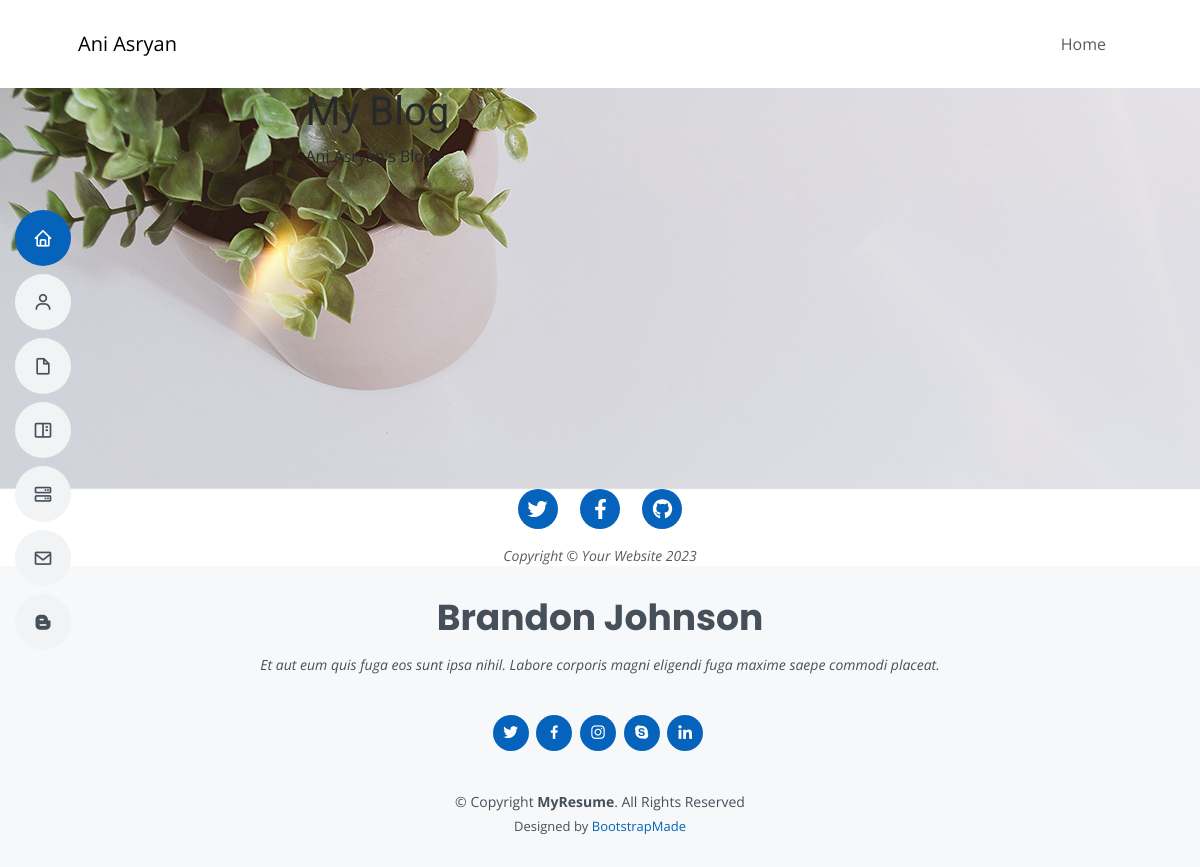
/blog/, run on an earlier commit of the app's database.
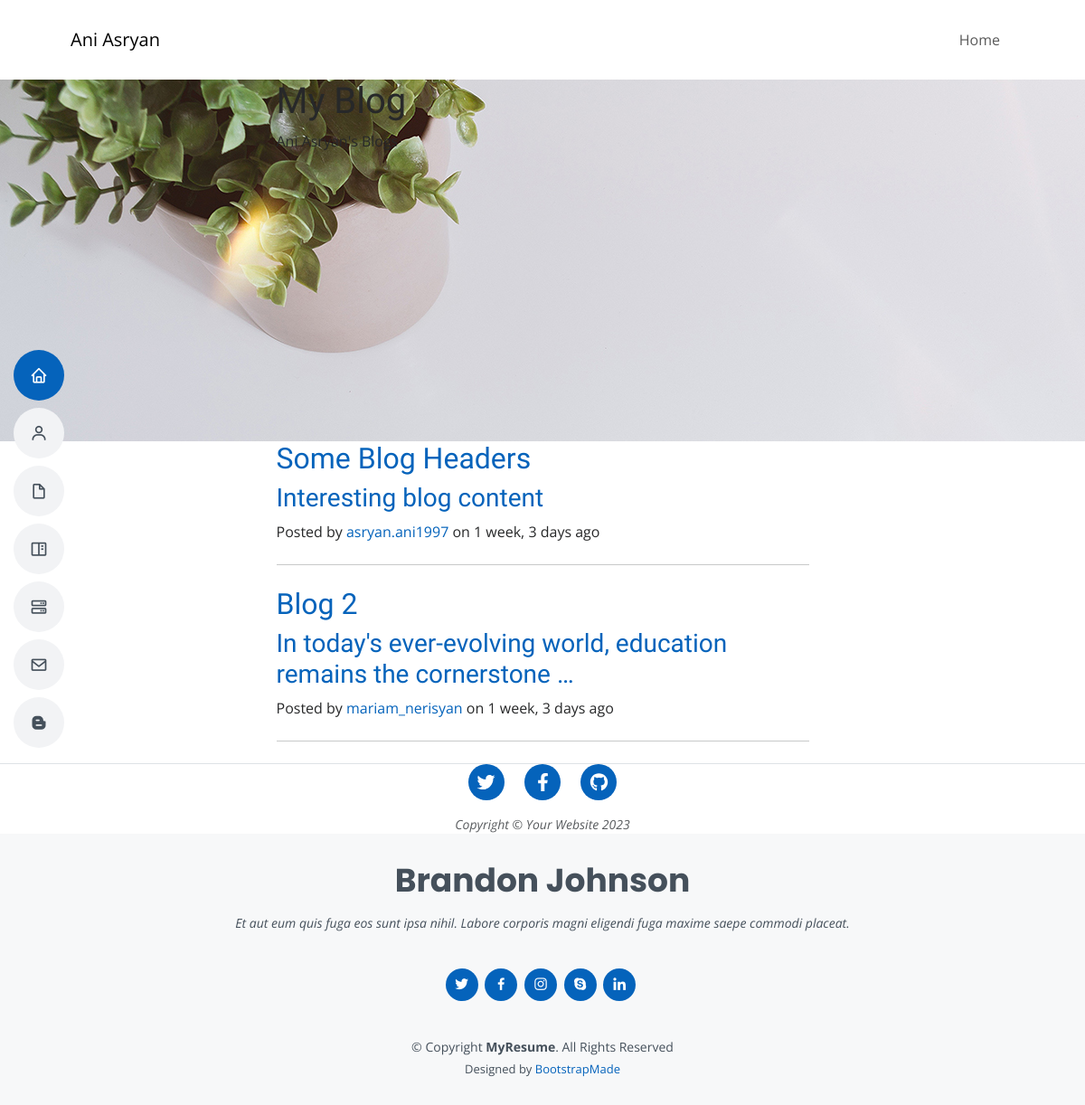
And on a later commit of the database.
### blog/models.py (models this page shows, shortened)
class Blog(models.Model):
    header = models.TextField(max_length=30)
    posted =models.DateTimeField()
    content = models.TextField()
    user= models.ForeignKey(User, on_delete=models.CASCADE)

### blog/views.py (the view)
# urls.py: path('blog/', blog, name="blog")
def blog(request):
    blogs = Blog.objects.all()
    return render(request, "blog.html", context= {"blogs":blogs})

### blog/templates/blog.html (shortened to what this page needs)
{% extends "base.html" %}
{% load static %}
{% load humanize %}
{% block bodycontent %}
  <header id="header" class="d-flex flex-column justify-content-center">
    <nav id="navbar" class="navbar nav-menu">
      <ul>
        <li><a href="#hero" class="nav-link scrollto active"><i class="bx bx-home"></i> <span>Home</span></a></li>
        <li><a href="#about" class="nav-link scrollto"><i class="bx bx-user"></i> <span>About</span></a></li>
        <li><a href="#resume" class="nav-link scrollto"><i class="bx bx-file-blank"></i> <span>Resume</span></a></li>
        <li><a href="#portfolio" class="nav-link scrollto"><i class="bx bx-book-content"></i> <span>Portfolio</span></a></li>
        <li><a href="#services" class="nav-link scrollto"><i class="bx bx-server"></i> <span>Services</span></a></li>
        <li>
          <a href="#contact" class="nav-link scrollto"><i class="bx bx-envelope"
            ></i> <span>Contact</span></a
            >
          </li>
          <li>
            <a href="/blog" class="nav-link"
            ><i class="bx bxl-blogger"></i> <span>Blog</span></a
              >
            </li>
      </ul>
    </nav>
  </header>
<html lang="en">
    <head>
        <link href="css/styles.css" rel="stylesheet" />
    </head>
    <body>
        <nav class="navbar navbar-expand-lg navbar-light" id="mainNav">
            <div class="container px-4 px-lg-5">
                <a class="navbar-brand" href="{%url 'home' %}">Ani Asryan</a>
                <div class="collapse navbar-collapse" id="navbarResponsive">
                    <ul class="navbar-nav ms-auto py-4 py-lg-0">
                        <li class="nav-item"><a class="nav-link px-lg-3 py-3 py-lg-4" href="{%url 'home' %}">Home</a></li>
                    </ul>
                </div>
            </div>
        </nav>
        <header class="masthead" style="background-image: url('/static/assets/img/blog-bg.jpeg.jpg'); min-height: 400px;">
            <div class="container position-relative px-4 px-lg-5">
                <div class="row gx-4 gx-lg-5 justify-content-center">
                    <div class="col-md-10 col-lg-8 col-xl-7">
                        <div class="site-heading">
                            <h1>My Blog</h1>
                            <span class="subheading">Ani Asryan's Blogs</span>
                        </div>
                    </div>
                </div>
            </div>
        </header>
        <div class="container px-4 px-lg-5">
            <div class="row gx-4 gx-lg-5 justify-content-center">
                <div class="col-md-10 col-lg-8 col-xl-7">
                    {%for blog in blogs%}
                    <div class="post-preview">
                        <a href="post.html">
                            <h2 class="post-title">{{blog.header}}</h2>
                            <h3 class="post-subtitle">{{blog.content|truncatewords:8}}</h3>
                        </a>
                        <p class="post-meta">
                            Posted by
                            <a href="#!">{{blog.user.username}}</a>
                            on {{blog.posted|timesince}} ago
                        </p>
                    </div>
                    <hr class="my-4" />
                    {% endfor %}
                </div>
            </div>
        </div>
        <footer class="border-top">
            <div class="container px-4 px-lg-5">
                <div class="row gx-4 gx-lg-5 justify-content-center">
                    <div class="col-md-10 col-lg-8 col-xl-7">
                        <ul class="list-inline text-center">
                            <li class="list-inline-item">
                                <a href="#!">
                                    <span class="fa-stack fa-lg">
                                        <i class="fas fa-circle fa-stack-2x"></i>
                                        <i class="fab fa-twitter fa-stack-1x fa-inverse"></i>
                                    </span>
                                </a>
                            </li>
                            <li class="list-inline-item">
                                <a href="#!">
                                    <span class="fa-stack fa-lg">
                                        <i class="fas fa-circle fa-stack-2x"></i>
                                        <i class="fab fa-facebook-f fa-stack-1x fa-inverse"></i>
                                    </span>
                                </a>
                            </li>
                            <li class="list-inline-item">
                                <a href="#!">
                                    <span class="fa-stack fa-lg">
                                        <i class="fas fa-circle fa-stack-2x"></i>
                                        <i class="fab fa-github fa-stack-1x fa-inverse"></i>
                                    </span>
                                </a>
                            </li>
                        </ul>
                        <div class="small text-center text-muted fst-italic">Copyright &copy; Your Website 2023</div>
                    </div>
                </div>
            </div>
        </footer>
    </body>
</html>
 <footer id="footer">
    <div class="container">
      <h3>Brandon Johnson</h3>
      <p>Et aut eum quis fuga eos sunt ipsa nihil. Labore corporis magni eligendi fuga maxime saepe commodi placeat.</p>
      <div class="social-links">
        <a href="#" class="twitter"><i class="bx bxl-twitter"></i></a>
        <a href="#" class="facebook"><i class="bx bxl-facebook"></i></a>
        <a href="#" class="instagram"><i class="bx bxl-instagram"></i></a>
        <a href="#" class="google-plus"><i class="bx bxl-skype"></i></a>
        <a href="#" class="linkedin"><i class="bx bxl-linkedin"></i></a>
      </div>
      <div class="copyright">
        &copy; Copyright <strong><span>MyResume</span></strong>. All Rights Reserved
      </div>
      <div class="credits">
        Designed by <a href="https://bootstrapmade.com/">BootstrapMade</a>
      </div>
    </div>
  </footer>
</body>
</html>
{% endblock %}

### blog/templates/base.html (shortened to what this page needs)
{% load static %}
<!DOCTYPE html>
<html lang="en">
<head>
  <link href="{% static "assets/vendor/aos/aos.css" %}" rel="stylesheet">
  <link href="{% static "assets/vendor/bootstrap/css/bootstrap.min.css" %}" rel="stylesheet">
  <link href="{% static "assets/vendor/bootstrap-icons/bootstrap-icons.css" %}" rel="stylesheet">
  <link href="{% static "assets/vendor/boxicons/css/boxicons.min.css" %}" rel="stylesheet">
  <link href="{% static "assets/vendor/glightbox/css/glightbox.min.css" %}" rel="stylesheet">
  <link href="{% static "assets/vendor/swiper/swiper-bundle.min.css" %}" rel="stylesheet">
  <link href="{% static "assets/css/style.css" %}" rel="stylesheet">
</head>
<body>
{% block bodycontent%}
{% endblock %}
</body>
</html>

### resume/static/assets/css/style.css (style rules this page uses)
body { font-family: "Open Sans", sans-serif; color: #272829; }
a { color: #0563bb; text-decoration: none; }
h1, h2, h3, h4, h5, h6 { font-family: "Raleway", sans-serif; }
#header { position: fixed; top: 0; left: 0; bottom: 0; z-index: 9997; transition: all 0.5s; padding: 15px; overflow-y: auto; }
.nav-menu { padding: 0; display: block; }
.nav-menu * { margin: 0; padding: 0; list-style: none; }
.nav-menu>ul>li { position: relative; white-space: nowrap; }
.nav-menu a, .nav-menu a:focus { display: flex; align-items: center; color: #45505b; padding: 10px 18px; margin-bottom: 8px; transition: 0.3s; font-size: 15px; border-radius: 50px; background: #f2f3f5; height: 56px; width: 100%; overflow: hidden; transition: 0.3s; }
.nav-menu a i, .nav-menu a:focus i { font-size: 20px; }
@media (min-width: 992px) { .nav-menu a, .nav-menu a:focus { width: 56px; } }
.nav-menu a:hover, .nav-menu .active, .nav-menu .active:focus, .nav-menu li:hover>a { color: #fff; background: #0563bb; }
#footer { background: #f7f8f9; color: #45505b; font-size: 14px; text-align: center; padding: 30px 0; }
#footer h3 { font-size: 36px; font-weight: 700; position: relative; font-family: "Poppins", sans-serif; padding: 0; margin: 0 0 15px 0; }
#footer p { font-size: 15; font-style: italic; padding: 0; margin: 0 0 40px 0; }
#footer .social-links { margin: 0 0 40px 0; }
#footer .social-links a { font-size: 18px; display: inline-block; background: #0563bb; color: #fff; line-height: 1; padding: 8px 0; margin-right: 4px; border-radius: 50%; text-align: center; width: 36px; height: 36px; transition: 0.3s; }
#footer .copyright { margin: 0 0 5px 0; }
#footer .credits { font-size: 13px; }

What changed in the data, as far as the page shows it:
added Blog: header "Some Blog Headers", content "Interesting blog content", user.username "asryan.ani1997", posted "1 week, 3 days"
added Blog: header "Blog 2", content "In today's ever-evolving world, education remains the cornerstone …", user.username "mariam_nerisyan", posted "1 week, 3 days"
